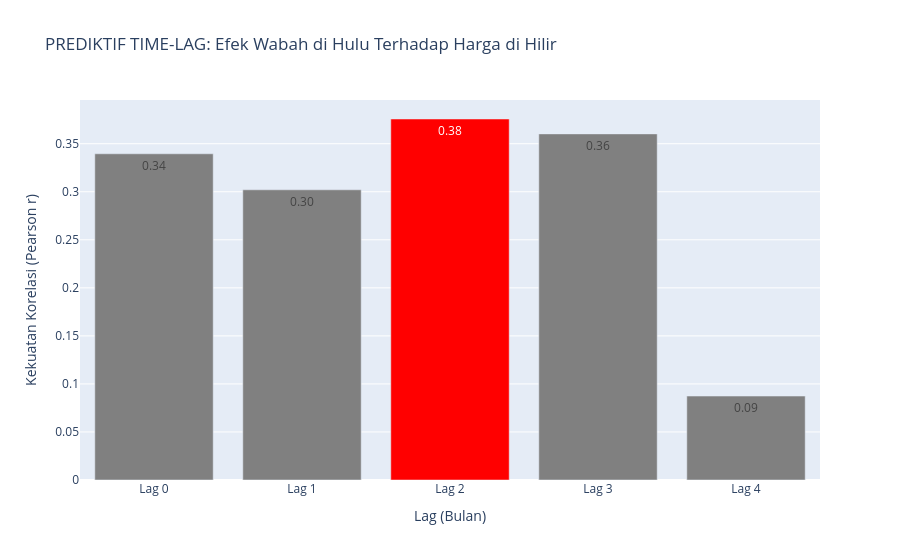

Source (notebook cell):
### Code cell
# ==============================================================================
# ANALISIS 2: TREN HARGA VS WABAH (Cross-Spatial Time-Lag)
# ==============================================================================
print("\n--- 2. TIME-LAG CORRELATION: WABAH HULU VS HARGA HILIR ---")

sapi_cube = cube[cube['nama_komoditas'] == 'Sapi'].copy()
produsen = ['Jawa Timur', 'Nusa Tenggara Barat', 'Nusa Tenggara Timur']
konsumen = ['DKI Jakarta', 'Jawa Barat', 'Banten']

wabah_hulu = sapi_cube[sapi_cube['nama_provinsi'].isin(produsen)].groupby('tanggal')['sum_jumlah_sakit'].sum().reset_index()
harga_hilir = sapi_cube[sapi_cube['nama_provinsi'].isin(konsumen)].groupby('tanggal')['avg_harga'].mean().reset_index()

lag_df = pd.merge(wabah_hulu, harga_hilir, on='tanggal')
lag_results = []

for lag in range(5): # Uji lag 0 sampai 4 bulan
    lag_df[f'harga_lag_{lag}'] = lag_df['avg_harga'].shift(-lag)
    valid_data = lag_df[['sum_jumlah_sakit', f'harga_lag_{lag}']].dropna()
    
    if len(valid_data) > 2:
        corr, p_val = pearsonr(valid_data['sum_jumlah_sakit'], valid_data[f'harga_lag_{lag}'])
        lag_results.append({'Lag (Bulan)': f'Lag {lag}', 'Korelasi (r)': corr})

# VISUALISASI ANALISIS 2
corr_df = pd.DataFrame(lag_results)
fig2 = px.bar(
    corr_df, x='Lag (Bulan)', y='Korelasi (r)', text_auto='.2f',
    title='PREDIKTIF TIME-LAG: Efek Wabah di Hulu Terhadap Harga di Hilir',
    labels={'Korelasi (r)': 'Kekuatan Korelasi (Pearson r)'}
)
fig2.update_traces(marker_color=['gray', 'gray', 'red', 'gray', 'gray']) # Asumsi lag tertinggi diwarnai beda (contoh)
fig2.show()

### Figure 1 — Plotly figure (JSON) as saved in the notebook; plotly's stock layout.template omitted (floating-point values rounded to 4 significant figures)
{"data": [{"hovertemplate": "Lag (Bulan)=%{x}<br>Kekuatan Korelasi (Pearson r)=%{y}<extra></extra>", "legendgroup": "", "marker": {"color": ["gray", "gray", "red", "gray", "gray"], "pattern": {"shape": ""}}, "name": "", "orientation": "v", "showlegend": false, "textposition": "auto", "texttemplate": "%{y:.2f}", "type": "bar", "x": ["Lag 0", "Lag 1", "Lag 2", "Lag 3", "Lag 4"], "xaxis": "x", "y": [0.3395, 0.3021, 0.3757, 0.3602, 0.08738], "yaxis": "y"}], "layout": {"barmode": "relative", "legend": {"tracegroupgap": 0}, "title": {"text": "PREDIKTIF TIME-LAG: Efek Wabah di Hulu Terhadap Harga di Hilir"}, "xaxis": {"anchor": "y", "domain": [0, 1], "title": {"text": "Lag (Bulan)"}}, "yaxis": {"anchor": "x", "domain": [0, 1], "title": {"text": "Kekuatan Korelasi (Pearson r)"}}}}
